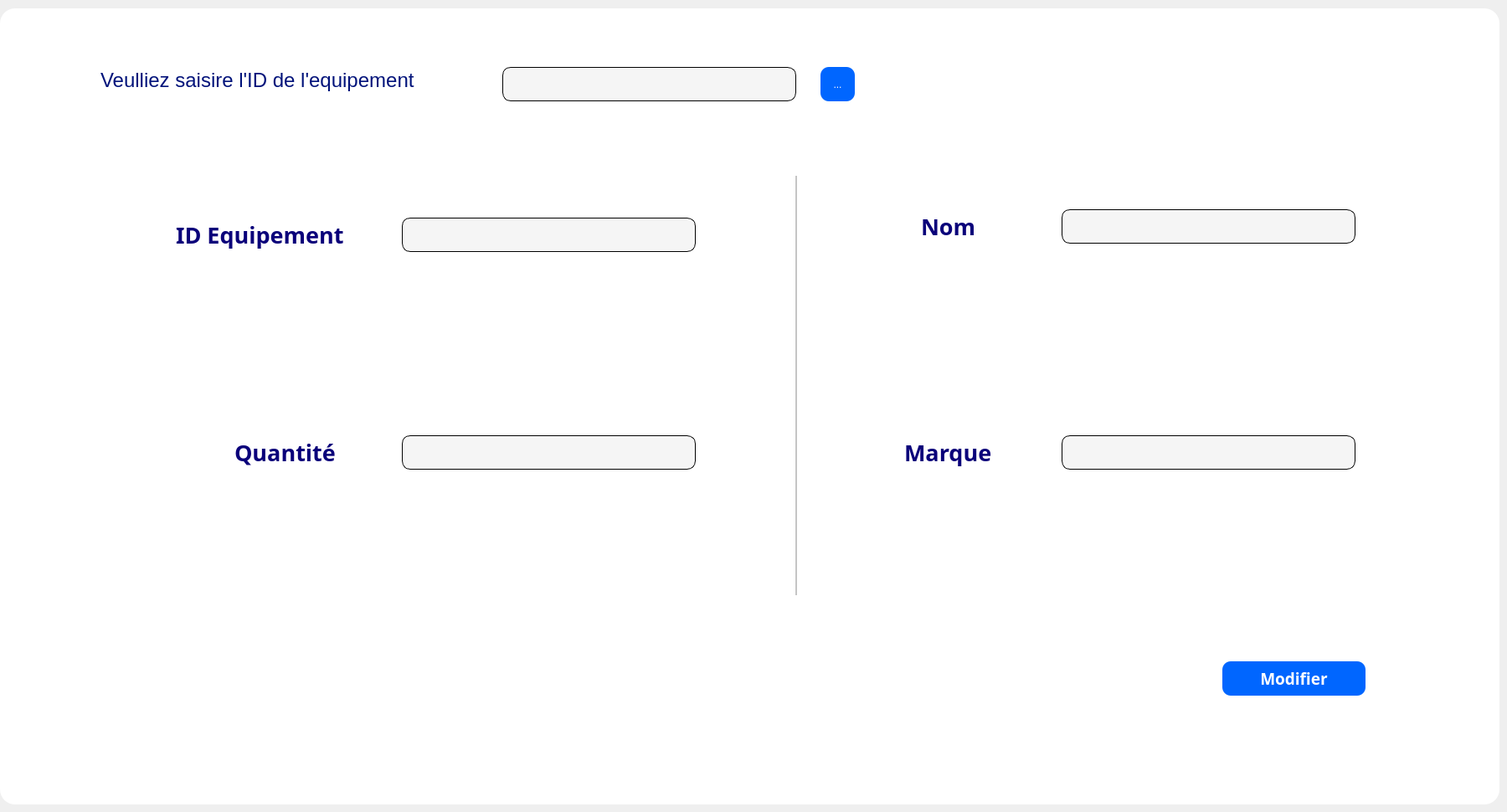
      <widget class="QWidget" name="tab_5">
       <attribute name="icon">
        <iconset resource="D:/volve/untitled22/res.qrc">
         <normaloff>:/icon/icons/icons8-crayon-64.png</normaloff>:/icon/icons/icons8-crayon-64.png</iconset>
       </attribute>
       <attribute name="title">
        <string>Modifier</string>
       </attribute>
       <widget class="QFrame" name="frame_19">
        <property name="geometry">
         <rect>
          <x>0</x>
          <y>10</y>
          <width>1791</width>
          <height>951</height>
         </rect>
        </property>
        <property name="styleSheet">
         <string notr="true">border-radius:18px;
background:white;
</string>
        </property>
        <property name="frameShape">
         <enum>QFrame::StyledPanel</enum>
        </property>
        <property name="frameShadow">
         <enum>QFrame::Raised</enum>
        </property>
        <widget class="QLineEdit" name="le_quantite_3e">
         <property name="geometry">
          <rect>
           <x>480</x>
           <y>510</y>
           <width>351</width>
           <height>41</height>
          </rect>
         </property>
         <property name="styleSheet">
          <string notr="true">border-radius: 10px;
background: #F5F5F5;
border: 1px solid #000000;
padding-bottom:7px;</string>
         </property>
        </widget>
        <widget class="QLabel" name="label_vs_11">
         <property name="geometry">
          <rect>
           <x>120</x>
           <y>70</y>
           <width>471</width>
           <height>31</height>
          </rect>
         </property>
         <property name="font">
          <font>
           <pointsize>18</pointsize>
          </font>
         </property>
         <property name="styleSheet">
          <string notr="true">color: r;
color: rgb(0, 18, 122);</string>
         </property>
         <property name="text">
          <string>Veulliez saisire l'ID de l'equipement </string>
         </property>
        </widget>
        <widget class="QLineEdit" name="le_id_3e">
         <property name="geometry">
          <rect>
           <x>480</x>
           <y>250</y>
           <width>351</width>
           <height>41</height>
          </rect>
         </property>
         <property name="styleSheet">
          <string notr="true">border-radius: 10px;
background: #F5F5F5;
border: 1px solid #000000;
padding-bottom:7px;</string>
         </property>
        </widget>
        <widget class="QPushButton" name="pb_modifier_equi">
         <property name="geometry">
          <rect>
           <x>1460</x>
           <y>780</y>
           <width>171</width>
           <height>41</height>
          </rect>
         </property>
         <property name="font">
          <font>
           <family>Yu Gothic UI Semibold</family>
           <pointsize>14</pointsize>
           <weight>75</weight>
           <bold>true</bold>
          </font>
         </property>
         <property name="styleSheet">
          <string notr="true">QPushButton {
background:rgb(0, 102, 255);
color:white;
border-radius: 10px;
}

QPushButton::hover
{
background:rgb(0, 51, 162);
color:white;
border-radius: 10px;

}</string>
         </property>
         <property name="text">
          <string>Modifier</string>
         </property>
         <property name="iconSize">
          <size>
           <width>32</width>
           <height>32</height>
          </size>
         </property>
        </widget>
        <widget class="Line" name="line_11">
         <property name="geometry">
          <rect>
           <x>950</x>
           <y>200</y>
           <width>2</width>
           <height>501</height>
          </rect>
         </property>
         <property name="font">
          <font>
           <pointsize>2</pointsize>
          </font>
         </property>
         <property name="styleSheet">
          <string notr="true">background:rgb(197, 197, 197);</string>
         </property>
         <property name="orientation">
          <enum>Qt::Vertical</enum>
         </property>
        </widget>
        <widget class="QLineEdit" name="le_marque_3e">
         <property name="geometry">
          <rect>
           <x>1268</x>
           <y>510</y>
           <width>351</width>
           <height>41</height>
          </rect>
         </property>
         <property name="styleSheet">
          <string notr="true">border-radius: 10px;
background: #F5F5F5;
border: 1px solid #000000;
padding-bottom:7px;</string>
         </property>
        </widget>
        <widget class="QLineEdit" name="le_recherche_e">
         <property name="geometry">
          <rect>
           <x>600</x>
           <y>70</y>
           <width>351</width>
           <height>41</height>
          </rect>
         </property>
         <property name="styleSheet">
          <string notr="true">border-radius: 10px;
background: #F5F5F5;
border: 1px solid #000000;
padding-bottom:7px;</string>
         </property>
        </widget>
        <widget class="QLabel" name="lab_mdb_8">
         <property name="geometry">
          <rect>
           <x>1080</x>
           <y>500</y>
           <width>141</width>
           <height>61</height>
          </rect>
         </property>
         <property name="font">
          <font>
           <family>Yu Gothic UI Semibold</family>
           <pointsize>20</pointsize>
           <weight>75</weight>
           <bold>true</bold>
          </font>
         </property>
         <property name="styleSheet">
          <string notr="true">color: rgb(10, 0, 122);</string>
         </property>
         <property name="text">
          <string>Marque</string>
         </property>
        </widget>
        <widget class="QLabel" name="lab_nom_8">
         <property name="geometry">
          <rect>
           <x>210</x>
           <y>240</y>
           <width>231</width>
           <height>61</height>
          </rect>
         </property>
         <property name="font">
          <font>
           <family>Yu Gothic UI Semibold</family>
           <pointsize>20</pointsize>
           <weight>75</weight>
           <bold>true</bold>
          </font>
         </property>
         <property name="styleSheet">
          <string notr="true">color: rgb(10, 0, 122);</string>
         </property>
         <property name="text">
          <string>ID Equipement</string>
         </property>
        </widget>
        <widget class="QLineEdit" name="le_nom_3e">
         <property name="geometry">
          <rect>
           <x>1268</x>
           <y>240</y>
           <width>351</width>
           <height>41</height>
          </rect>
         </property>
         <property name="styleSheet">
          <string notr="true">border-radius: 10px;
background: #F5F5F5;
border: 1px solid #000000;
padding-bottom:7px;</string>
         </property>
        </widget>
        <widget class="QToolButton" name="toolButton_recherche_equi">
         <property name="geometry">
          <rect>
           <x>980</x>
           <y>70</y>
           <width>41</width>
           <height>41</height>
          </rect>
         </property>
         <property name="styleSheet">
          <string notr="true">QToolButton {
background:rgb(0, 102, 255);
color:white;
border-radius: 10px;
}

QToolButton::hover
{
background:rgb(0, 51, 162);
color:white;
border-radius: 10px;

}</string>
         </property>
         <property name="text">
          <string>...</string>
         </property>
         <property name="icon">
          <iconset>
           <normaloff>D:/search.png</normaloff>D:/search.png</iconset>
         </property>
         <property name="iconSize">
          <size>
           <width>30</width>
           <height>30</height>
          </size>
         </property>
        </widget>
        <widget class="QLabel" name="lab_role_8">
         <property name="geometry">
          <rect>
           <x>280</x>
           <y>510</y>
           <width>181</width>
           <height>41</height>
          </rect>
         </property>
         <property name="font">
          <font>
           <family>Yu Gothic UI Semibold</family>
           <pointsize>20</pointsize>
           <weight>75</weight>
           <bold>true</bold>
          </font>
         </property>
         <property name="styleSheet">
          <string notr="true">color: rgb(10, 0, 122);</string>
         </property>
         <property name="text">
          <string>Quantité</string>
         </property>
        </widget>
        <widget class="QLabel" name="lab_dn_8">
         <property name="geometry">
          <rect>
           <x>1100</x>
           <y>230</y>
           <width>121</width>
           <height>61</height>
          </rect>
         </property>
         <property name="font">
          <font>
           <family>Yu Gothic UI Semibold</family>
           <pointsize>20</pointsize>
           <weight>75</weight>
           <bold>true</bold>
          </font>
         </property>
         <property name="styleSheet">
          <string notr="true">color: rgb(10, 0, 122);</string>
         </property>
         <property name="text">
          <string>Nom</string>
         </property>
        </widget>
       </widget>
      </widget>
